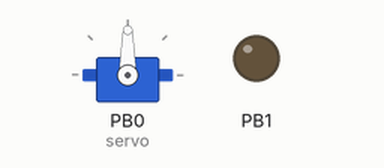
This sketch was run on a simulated ATtiny85, built with avr-gcc and run on an emulated ATtiny85. Parts: servo, output pins drawn as LEDs (lit = HIGH).

Above: at 0.05 s.
At 3.3 s:
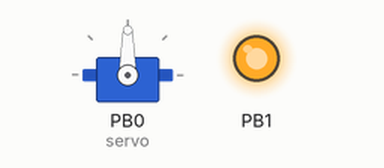
At 4.9 s:
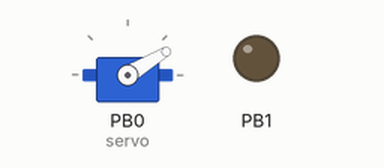
At 6.55 s:
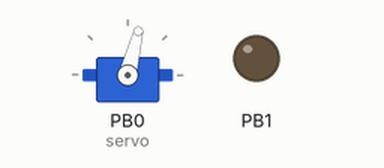
Timing chart, 0 to 8.8 s (numbered marks = the images above):
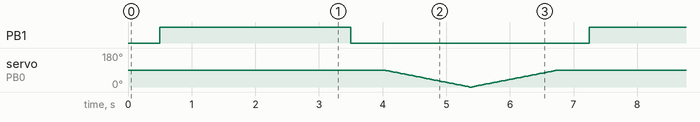

The sketch:

ATtiny85_bubbles_machine.ino
```cpp
// ATtiny85 bubbles machine (SeifenblasenMASCHINE)
//
// using an Arduino to program the ATtiny85
// should also work with an Arduino (pins should be changed)


#include <SoftwareServo.h>

SoftwareServo servo;

// pin 0 - servo
// pin 1 - fan

void setup()
{
  servo.attach(0);
  pinMode(1, OUTPUT);
  digitalWrite(1, LOW);
}

void loop()
{
  int val;
  int startVal = servo.read();
  for(val = startVal; val < 90; val++) {
    servo.write(val);
    delay(15);
    SoftwareServo::refresh();
  }

  delay(500);
  digitalWrite(1, HIGH); // start fan
  delay(3000);
  digitalWrite(1, LOW); // stop fan
  delay(500);

  for(val = 90; val >= 0; val--) {
    servo.write(val);
    delay(15);
    SoftwareServo::refresh();
  }
}
```

Measured:
- by itself, PB1: alternates HIGH for 3.0 s and LOW for 3.7 s
